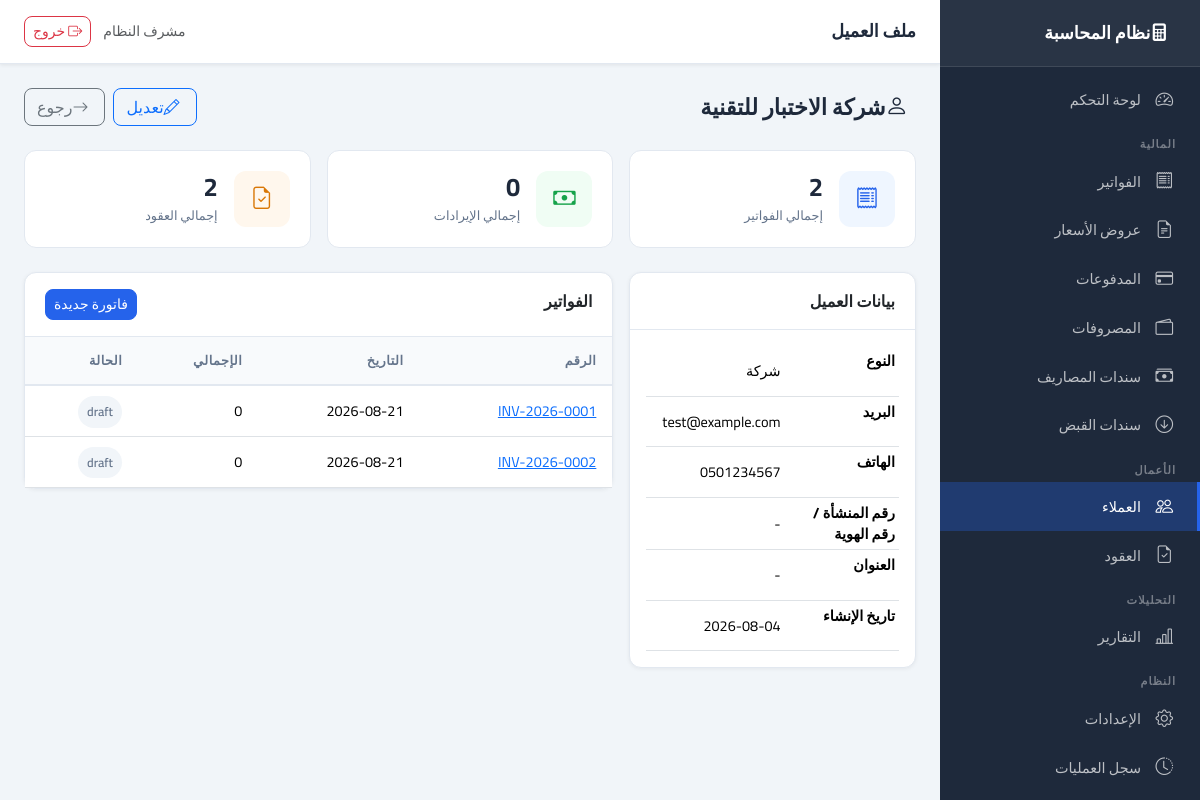
The page /clients/1 (signed in) on the database its author committed.
### app/models/client.py (models this page shows, shortened)
class Client(Base):
    __tablename__ = "clients"
    id: Mapped[int] = mapped_column(primary_key=True, index=True)
    name: Mapped[str] = mapped_column(String(150), nullable=False, index=True)
    type: Mapped[ClientType] = mapped_column(SAEnum(ClientType), default=ClientType.COMPANY, nullable=False)
    email: Mapped[str | None] = mapped_column(String(100), nullable=True)
    phone: Mapped[str | None] = mapped_column(String(20), nullable=True)
    address: Mapped[str | None] = mapped_column(Text, nullable=True)
    tax_number: Mapped[str | None] = mapped_column(String(50), nullable=True)
    notes: Mapped[str | None] = mapped_column(Text, nullable=True)
    is_active: Mapped[bool] = mapped_column(Boolean, default=True, nullable=False)
    created_at: Mapped[datetime] = mapped_column(DateTime, default=lambda: __import__("datetime").datetime.now(__import__("datetime").timezone.utc).replace(tzinfo=None), nullable=False)
    created_by: Mapped[int | None] = mapped_column(Integer, ForeignKey("users.id"), nullable=True)
    contracts = relationship("Contract", back_populates="client", lazy="dynamic")
    quotations = relationship("Quotation", back_populates="client", lazy="dynamic")
    invoices = relationship("Invoice", back_populates="client", lazy="dynamic")
    payments = relationship("Payment", back_populates="client", lazy="dynamic")

### app/models/invoice.py (models this page shows, shortened)
class Invoice(Base):
    __tablename__ = "invoices"
    id: Mapped[int] = mapped_column(primary_key=True, index=True)
    invoice_number: Mapped[str] = mapped_column(String(50), unique=True, index=True, nullable=False)
    client_id: Mapped[int] = mapped_column(Integer, ForeignKey("clients.id"), nullable=False)
    contract_id: Mapped[int | None] = mapped_column(Integer, ForeignKey("contracts.id"), nullable=True)
    quotation_id: Mapped[int | None] = mapped_column(Integer, ForeignKey("quotations.id"), nullable=True)
    issue_date: Mapped[date] = mapped_column(Date, nullable=False)
    due_date: Mapped[date | None] = mapped_column(Date, nullable=True)
    subtotal: Mapped[Decimal] = mapped_column(Numeric(15, 2), default=0, nullable=False)
    tax_rate: Mapped[Decimal] = mapped_column(Numeric(5, 2), default=0, nullable=False)
    tax_amount: Mapped[Decimal] = mapped_column(Numeric(15, 2), default=0, nullable=False)
    discount: Mapped[Decimal] = mapped_column(Numeric(15, 2), default=0, nullable=False)
    total: Mapped[Decimal] = mapped_column(Numeric(15, 2), default=0, nullable=False)
    paid_amount: Mapped[Decimal] = mapped_column(Numeric(15, 2), default=0, nullable=False)
    status: Mapped[InvoiceStatus] = mapped_column(SAEnum(InvoiceStatus), default=InvoiceStatus.DRAFT, nullable=False)
    notes: Mapped[str | None] = mapped_column(Text, nullable=True)
    created_at: Mapped[datetime] = mapped_column(DateTime, default=lambda: __import__("datetime").datetime.now(__import__("datetime").timezone.utc).replace(tzinfo=None), nullable=False)
    created_by: Mapped[int | None] = mapped_column(Integer, ForeignKey("users.id"), nullable=True)
    client = relationship("Client", back_populates="invoices")
    contract = relationship("Contract", back_populates="invoices")
    quotation = relationship("Quotation", foreign_keys=[quotation_id], lazy="joined")
    items = relationship("InvoiceItem", back_populates="invoice", cascade="all, delete-orphan", order_by="InvoiceItem.sort_order")
    payments = relationship("Payment", back_populates="invoice", lazy="dynamic")

### app/routers/clients.py (the view)
@router.get("/{client_id}", response_class=HTMLResponse)
async def view_client(request: Request, client_id: int, db: Session = Depends(get_db)):
    if not request.session.get("user_id"):
        return RedirectResponse(url="/auth/login", status_code=302)
    client = ClientService(db).get_by_id(client_id)
    if not client:
        raise HTTPException(status_code=404, detail="العميل غير موجود")
    stats = ClientService(db).get_stats(client_id)
    return templates.TemplateResponse("clients/detail.html", {
        "request": request, "client": client, "stats": stats
    })

### app/core/logging_config.py (called while the page is built)
    def filter(self, record: logging.LogRecord) -> bool:
        record.request_id = _request_id_var.get()
        return True

    def format(self, record: logging.LogRecord) -> str:
        if isinstance(record.args, dict):
            record.args = {
                k: ("***" if any(s in k.lower() for s in self.SENSITIVE) else v)
                for k, v in record.args.items()
            }
        return super().format(record)

### app/templates/clients/detail.html (shortened to what this page needs)
{% extends "base.html" %}
{% block page_title %}ملف العميل{% endblock %}
{% block content %}
<div class="page-header">
    <h1><i class="bi bi-person me-2"></i>{{ client.name }}</h1>
    <div class="d-flex gap-2">
        <a href="/clients/{{ client.id }}/edit" class="btn btn-outline-primary"><i class="bi bi-pencil me-1"></i>تعديل</a>
        <a href="/clients" class="btn btn-outline-secondary"><i class="bi bi-arrow-right me-1"></i>رجوع</a>
    </div>
</div>
<div class="row g-3 mb-4">
    <div class="col-md-4">
        <div class="stat-card"><div class="stat-icon blue"><i class="bi bi-receipt"></i></div>
            <div><div class="stat-value">{{ stats.total_invoices }}</div><div class="stat-label">إجمالي الفواتير</div></div>
        </div>
    </div>
    <div class="col-md-4">
        <div class="stat-card"><div class="stat-icon green"><i class="bi bi-cash"></i></div>
            <div><div class="stat-value">{{ "{:,.0f}".format(stats.total_revenue) }}</div><div class="stat-label">إجمالي الإيرادات</div></div>
        </div>
    </div>
    <div class="col-md-4">
        <div class="stat-card"><div class="stat-icon orange"><i class="bi bi-file-earmark-check"></i></div>
            <div><div class="stat-value">{{ stats.total_contracts }}</div><div class="stat-label">إجمالي العقود</div></div>
        </div>
    </div>
</div>
<div class="row g-3">
    <div class="col-md-4">
        <div class="card">
            <div class="card-header">بيانات العميل</div>
            <div class="card-body">
                <table class="table table-sm mb-0">
                    <tr><th>النوع</th><td>{{ 'شركة' if client.type.value == 'company' else 'فرد' }}</td></tr>
                    <tr><th>البريد</th><td>{{ client.email or '-' }}</td></tr>
                    <tr><th>الهاتف</th><td>{{ client.phone or '-' }}</td></tr>
                    <tr><th>رقم المنشأة / رقم الهوية</th><td>{{ client.tax_number or '-' }}</td></tr>
                    <tr><th>العنوان</th><td>{{ client.address or '-' }}</td></tr>
                    <tr><th>تاريخ الإنشاء</th><td>{{ client.created_at.strftime('%Y-%m-%d') }}</td></tr>
                </table>
            </div>
        </div>
    </div>
    <div class="col-md-8">
        <div class="card">
            <div class="card-header d-flex justify-content-between">
                <span>الفواتير</span>
                <a href="/invoices/new" class="btn btn-sm btn-primary">فاتورة جديدة</a>
            </div>
            <div class="card-body p-0">
                <table class="table table-hover mb-0">
                    <thead><tr><th>الرقم</th><th>التاريخ</th><th>الإجمالي</th><th>الحالة</th></tr></thead>
                    <tbody>
                    {% for inv in client.invoices.limit(10) %}
                    <tr>
                        <td><a href="/invoices/{{ inv.id }}">{{ inv.invoice_number }}</a></td>
                        <td>{{ inv.issue_date }}</td>
                        <td>{{ "{:,.0f}".format(inv.total) }}</td>
                        <td><span class="badge-status badge-{{ inv.status.value }}">{{ inv.status.value }}</span></td>
                    </tr>
                    {% else %}
                    <tr><td colspan="4" class="text-center text-muted py-3">لا توجد فواتير</td></tr>
                    {% endfor %}
                    </tbody>
                </table>
            </div>
        </div>
    </div>
</div>
{% endblock %}

### app/static/css/main.css (style rules this page uses)
:root { --primary: #2563eb; --primary-dark: #1d4ed8; --secondary: #64748b; --success: #16a34a; --danger: #dc2626; --warning: #d97706; --sidebar-bg: #1e293b; --sidebar-width: 260px; --topbar-height: 64px; --bg: #f1f5f9; --card-bg: #ffffff; --border: #e2e8f0; --text: #1e293b; --text-muted: #64748b; }
* { box-sizing: border-box; }
body { font-family: 'Cairo', sans-serif; background: var(--bg); color: var(--text); margin: 0; direction: rtl; }
.card { background: var(--card-bg); border: 1px solid var(--border); border-radius: 12px; box-shadow: 0 1px 4px rgba(0,0,0,0.06); }
.card-header { background: transparent; border-bottom: 1px solid var(--border); padding: 1rem 1.25rem; font-weight: 600; }
.stat-card { background: var(--card-bg); border-radius: 12px; padding: 1.25rem; border: 1px solid var(--border); display: flex; align-items: center; gap: 1rem; transition: box-shadow 0.2s; }
.stat-icon { width: 56px; height: 56px; border-radius: 12px; display: flex; align-items: center; justify-content: center; font-size: 1.4rem; flex-shrink: 0; }
.stat-icon.blue { background: #eff6ff; color: var(--primary); }
.stat-icon.green { background: #f0fdf4; color: var(--success); }
.stat-icon.orange { background: #fff7ed; color: var(--warning); }
.stat-value { font-size: 1.6rem; font-weight: 700; line-height: 1.2; }
.stat-label { font-size: 0.8rem; color: var(--text-muted); margin-top: 0.2rem; }
.table { font-size: 0.9rem; }
.table thead th { background: #f8fafc; font-weight: 600; font-size: 0.8rem; text-transform: uppercase; letter-spacing: 0.5px; color: var(--text-muted); border-bottom: 2px solid var(--border); padding: 0.875rem 1rem; white-space: nowrap; }
.table tbody td { padding: 0.875rem 1rem; vertical-align: middle; }
.badge-status { padding: 0.35em 0.75em; border-radius: 20px; font-size: 0.78rem; font-weight: 600; white-space: nowrap; }
.badge-draft { background: #f1f5f9; color: #64748b; }
.btn { font-family: 'Cairo', sans-serif; border-radius: 8px; font-weight: 500; }
.btn-primary { background: var(--primary); border-color: var(--primary); }
.page-header { display: flex; align-items: center; justify-content: space-between; margin-bottom: 1.5rem; gap: 0.75rem; flex-wrap: wrap; }
.page-header h1 { font-size: 1.4rem; font-weight: 700; margin: 0; }

### rows shown on the page
Client: name "شركة الاختبار للتقنية", type "شركة", email "test@example.com", phone "0501234567", tax_number "-", address "-", created_at "2026-08-04"
Invoice: invoice_number "INV-2026-0001", issue_date "2026-08-21", total "0", status.value "draft"
Invoice: invoice_number "INV-2026-0002", issue_date "2026-08-21", total "0", status.value "draft"

### other values the page prints
{{ request.session.get('full_name', '') }} "مشرف النظام"
{{ stats.total_invoices }} "2"
{{ "{:,.0f}".format(stats.total_revenue) }} "0"
{{ stats.total_contracts }} "2"
